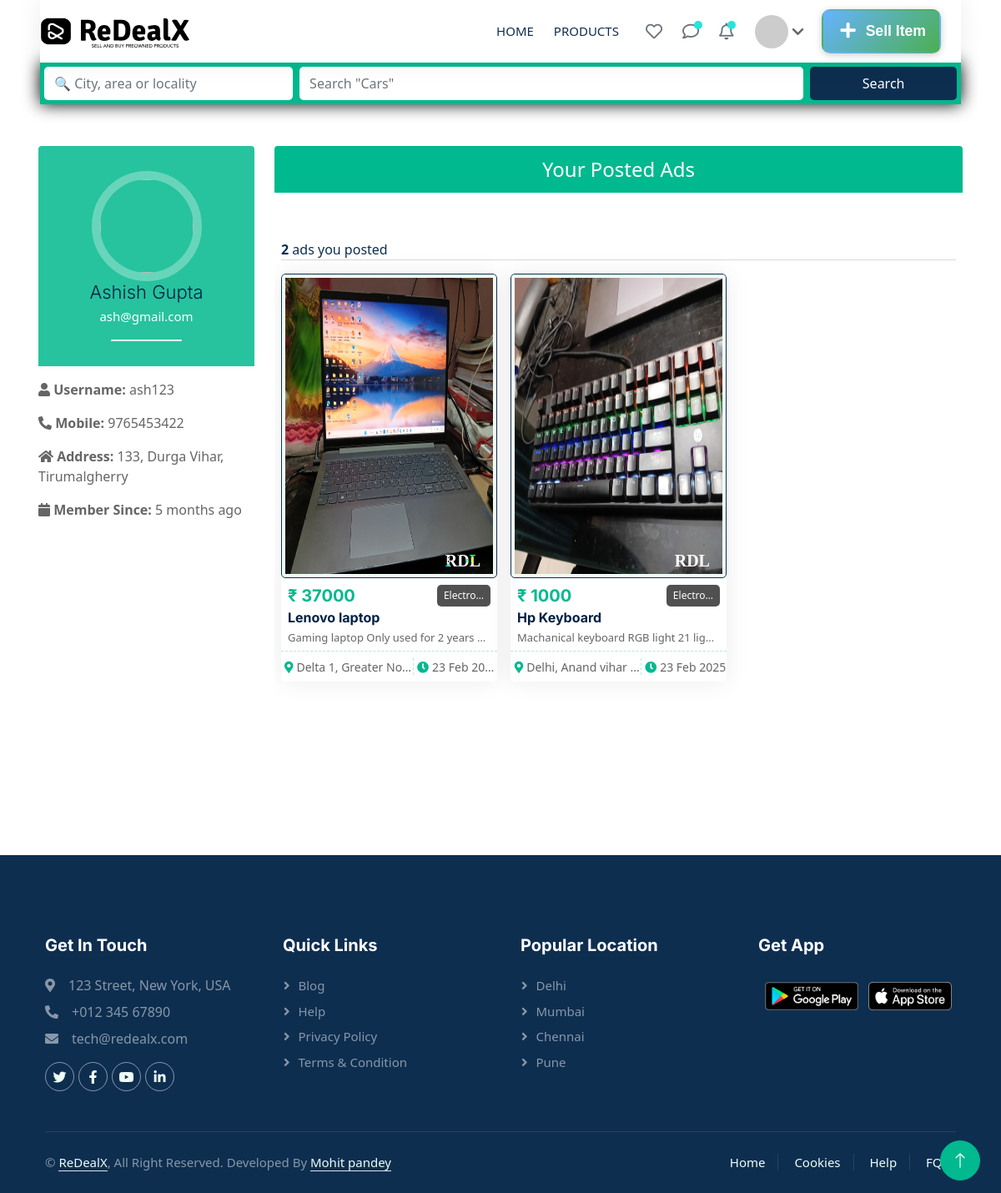
Before: /profile?-page&view-details/ (signed in) with the older database file.
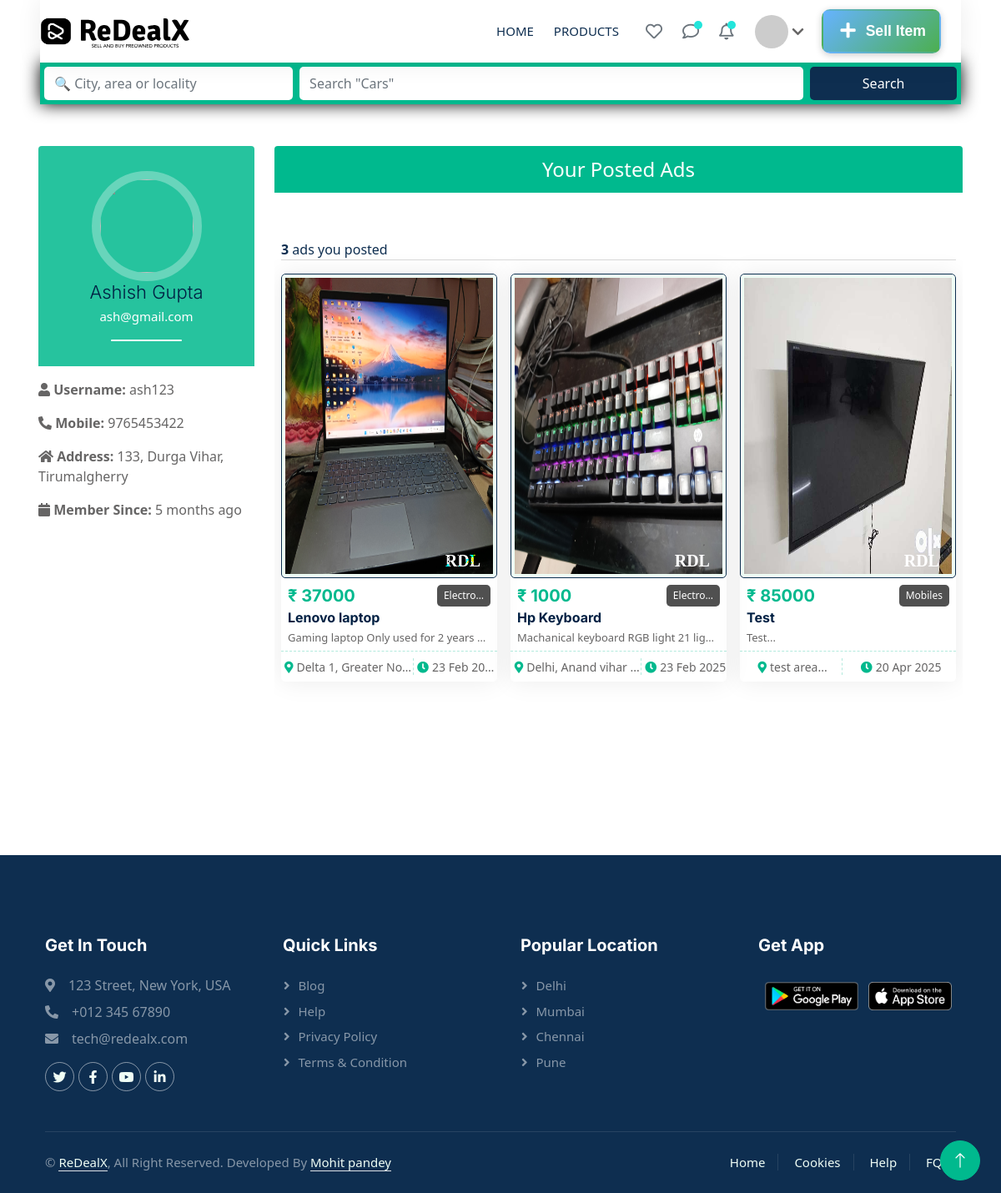
After: the same page with the newer database file.
### home/models.py (models this page shows, shortened)
class Product(models.Model):
    brand = models.CharField(max_length=200, default='', blank=True)
    title = models.CharField(max_length=200)
    description = models.TextField()
    price = models.IntegerField()
    location = models.TextField(default='', blank=True)
    created_at = models.DateTimeField(auto_now_add=True)
    updated_at = models.DateTimeField(auto_now=True)
    seller = models.ForeignKey(CustomUser, on_delete=models.CASCADE, related_name='products')  # Added related_name
    category = models.ForeignKey(Category, related_name='products', on_delete=models.SET_NULL, null=True, blank=True)
    slug = models.SlugField(unique=True, blank=True)
    condition_choices = [
        ('new', 'New'),
        ('used', 'Used'),
    ]
    condition = models.CharField(max_length=20, choices=condition_choices, default='used')
    views = models.IntegerField(default=0, null=True, blank=True)
    likes = models.IntegerField(default=0, null=True, blank=True)

class ProductImages(models.Model):
    product = models.ForeignKey(Product, on_delete=models.CASCADE, related_name='images')  # Added related_name
    image1 = models.ImageField(upload_to=user_directory_path, blank=True, null=True)
    image2 = models.ImageField(upload_to=user_directory_path, blank=True, null=True)
    image3 = models.ImageField(upload_to=user_directory_path, blank=True, null=True)
    image4 = models.ImageField(upload_to=user_directory_path, blank=True, null=True)
    user = models.ForeignKey(CustomUser, on_delete=models.CASCADE, related_name='uploaded_images')  # Added related_name

class Category(models.Model):
    name = models.CharField(max_length=100, unique=True)
    description = models.TextField(blank=True, null=True)
    created_at = models.DateTimeField(auto_now_add=True)
    updated_at = models.DateTimeField(auto_now=True)
    catagory_icon_FS = models.CharField(max_length=100, blank=True, null=True, default='')
    def __str__(self):
        return self.name

### home/views.py (the view)
# urls.py: path('profile?-page&view-details/', views.profilePage, name="profilePage"),
@login_required
def profilePage(request):
    if 'address' in request.GET or 'prod' in request.GET:
        search_results = search_products(request)
        if search_results.exists():
            return render(request, "allProducts.html", {'products': search_results})
        else:
            return render(request, "allProducts.html")
    auth_response = handle_user_auth(request)
    if auth_response:
        return auth_response
    product_ads = Product.objects.filter(seller=request.user).prefetch_related('images')
    user_wishlist = []
    notifications = ''
    if request.user.is_authenticated:
        user_wishlist = WishlistItem.objects.filter(user=request.user).values_list('product_id', flat=True)
        notifications = Notification.objects.filter(user=request.user, is_read=False).order_by('-created_at')
    context = {'products': product_ads, 'user_wishlist': list(user_wishlist), 'notifications': notifications}
    return render(request, 'profilePage.html', context)

### home/templatetags/custom_filters.py (called while the page is built)
@register.filter
def custom_timesince(value):
    if not value:
        return ""
    time_difference = now() - value
    if time_difference < timedelta(hours=1):
        minutes = time_difference.seconds // 60
        return f"{minutes} min ago"
    elif time_difference < timedelta(days=1):
        hours = time_difference.seconds // 3600
        return f"{hours} hr ago"
    elif time_difference < timedelta(days=30):
        days = time_difference.days
        return f"{days} days ago"
    elif time_difference < timedelta(days=365):
        months = time_difference.days // 30
        return f"{months} month{'s' if months > 1 else ''} ago"
    else:
        years = time_difference.days // 365
        return f"{years} year{'s' if years > 1 else ''} ago"

### home/templates/profilePage.html (shortened to what the changed rows need)
{% extends 'base.html' %}
{% load static %}
{% load custom_filters %}
{% block css %}
  <link rel="stylesheet" href="{% static 'Css/profilePage.css' %}" />
{% endblock %}
{% block body %}
  {% include 'navbar.html' %}
  <div class="container p-3 bootstrap snippets bootdey">
    <div class="row">
      <div class="profile-nav col-md-3">
        <div class="panel">
          <div class="user-heading round">
            <h1>{{ user.first_name }} {{ user.last_name }}</h1>
          </div>
        </div>
      </div>
      <div class="profile-info p-e col-md-9">
        <div style="overflow: auto; height: 60vh;">
          <div class="container-xxl py-5 px-0">
            <div class="container p-2">
              {% if products %}
                <div class="totalads">
                  <p class="mb-0 text-dark">
                    <b>{{ products.count }}</b> ads you posted
                  </p>
                </div>
                <hr class="mb-3 mt-0" />
                <div class="tab-content">
                  <div id="tab-1" class="tab-pane p-0 fade show active">
                    <div class="row g-3">
                      {% for product in products %}
                        <div class="col-lg-4 col-6 col-sm-6 col-md-4" data-wow-delay="0.1s">
                          <div class="property-item rounded overflow-hidden">
                            <div class="position-relative overflow-hidden">
                              <p style="position: absolute; bottom: -10px;right: 20px;font-size: 20px;font-weight: 900;color: white;font-family: cursive;mix-blend-mode: color-dodge;">RDL</p>
                              <a href="{% url 'viewproduct' product.slug %}"><img class="img-thumbnail prodimg border-1 border-dark" src="{{ product.images.first.image1.url }}" alt="Product Image" onerror="src='{% static 'img/onerrorimage.webp' %}'" /></a>
                            </div>
                            <a href="{% url 'viewproduct' product.slug %}">
                              <div class="p-2 pb-0">
                                <div style="display: flex;justify-content: space-between; align-items: center;">
                                  <h5 class="priceelemnt text-primary mb-1">₹ {{ product.price }}</h5>
                                  <p class="categoryp px-2 py-1 rounded mb-1">{{ product.category|truncatechars:8 }}</p>
                                </div>
                                <a class="titleitem d-block h6 mb-1" href="{% url 'viewproduct' product.slug %}">{{ product.title|slice:':30' }}</a>
                                <p class="descitem">{{ product.description|slice:':45' }}...</p>
                              </div>
                            </a>
                            <div class="d-flex border-top py-2">
                              <small class="flex-fill text-center border-end"><i class="fa fa-map-marker-alt text-primary mx-1"></i>{{ product.location|slice:':20' }}...</small>
                              <small class="flex-fill text-center"><i class="fa fa-clock text-primary mx-1"></i>{{ product.created_at|date:'d M Y' }}</small>
                            </div>
                          </div>
                        </div>
                      {% endfor %}
                    </div>
                  </div>
                </div>
              {% endif %}
            </div>
          </div>
        </div>
      </div>
    </div>
  </div>
{% endblock %}

Changed rows visible on the page:
added Product: images.first.image1 (picture), price "85000", category "Mobiles", title "Test", description "Test", location "test area", created_at "20 Apr 2025"
Other visible differences:
{{ products.count }}: "2" → "3"
